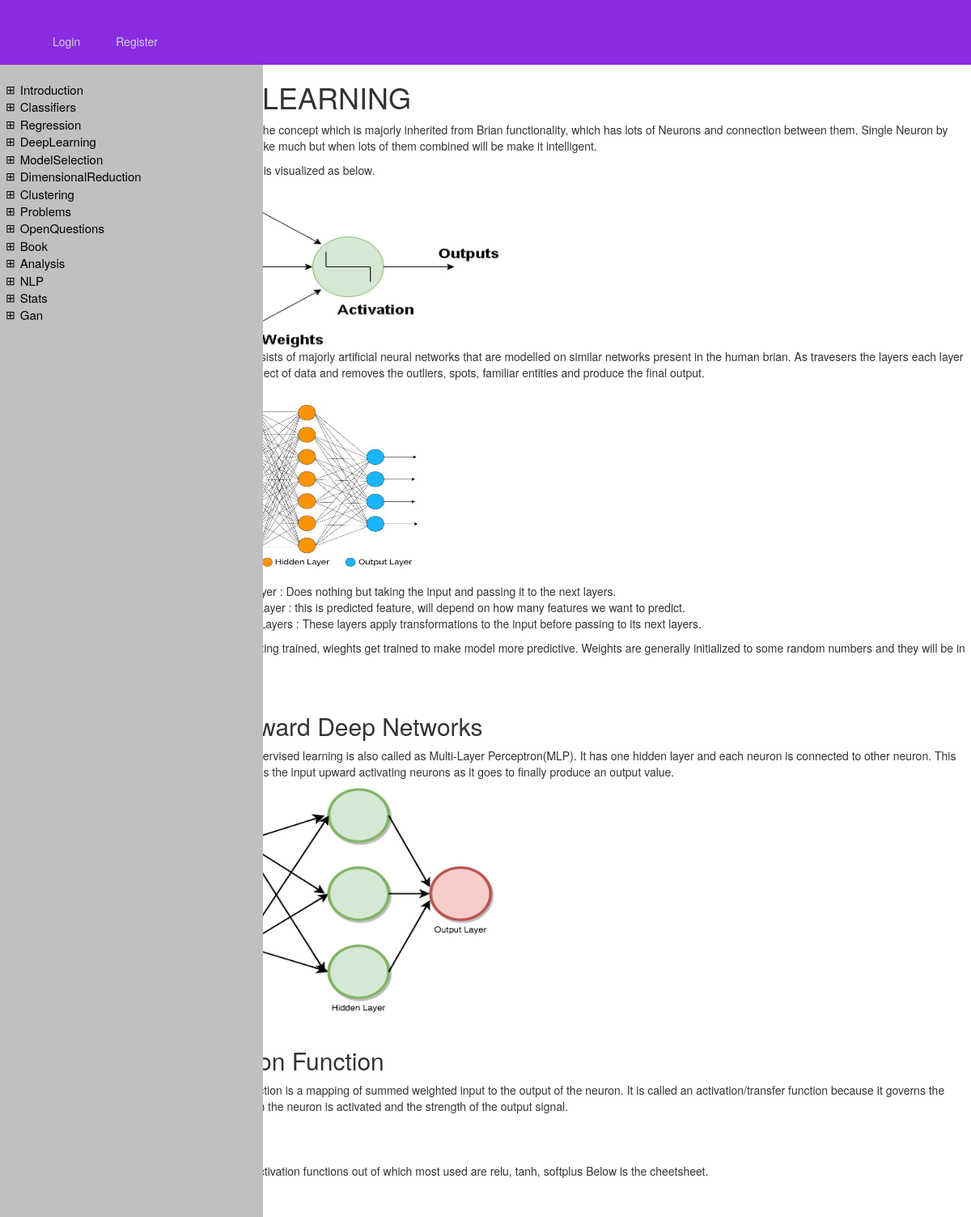
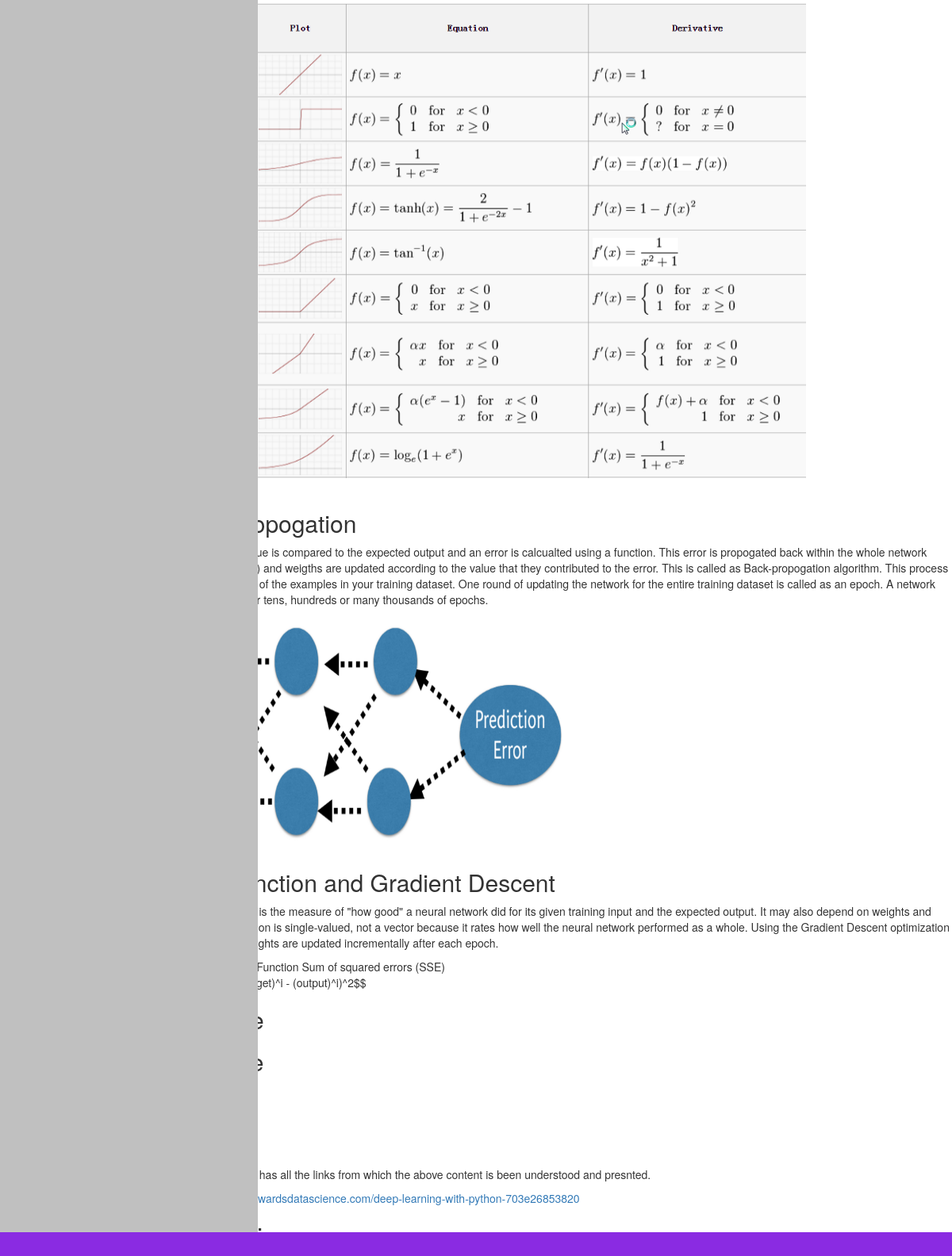
The page /start/DeepLearning on the database its author committed (2 pictures, top to bottom).
### application/models.py (models this page shows, shortened)
class FirstLevel(db.Model):
    id = db.Column(db.Integer, primary_key=True)
    title = db.Column(db.String(200), unique=True, nullable=False)
    secondlevel = db.relationship('SecondLevel',backref='parent', lazy=True)

### application/routes.py (the view)
@app.route("/start/<string:heading>")
def start(heading):
    first_level: object = FirstLevel.query.all()
    if heading == 'Introduction':
        return render_template("intro.html",first_level=first_level)
    elif heading == 'Classifiers':
        return render_template("classifier.html",first_level=first_level)
    elif heading == 'Regression':
        return render_template("regression.html",first_level=first_level)
    elif heading == 'DeepLearning':
        return render_template("deeplearning.html",first_level=first_level)
    elif heading == 'ModelSelection':
        return render_template("modelselection.html",first_level=first_level)
    elif heading == 'DimensionalReduction':
        return render_template("dimensionalreduction.html",first_level=first_level)
    elif heading == 'Clustering':
        return render_template("clustering.html",first_level=first_level)
    elif heading == 'Problems':
        return render_template("problems.html",first_level=first_level)
    elif heading == 'OpenQuestions':
        return render_template("openquestions.html",first_level=first_level)
    elif heading == 'NLP':
        return render_template("book_nlp.html",first_level=first_level)
    elif heading == 'Book':
        return render_template("book.html",first_level=first_level)
    elif heading == 'Stats':
        return render_template("stats.html",first_level=first_level)
    elif heading == 'Gan':
        return render_template("gan_process/gan_base.html",first_level=first_level, gantabledata=GanTable.query.all())
    else:
        return render_template('intro.html',first_level=first_level)

### application/templates/deeplearning.html
{% extends "layout.html" %}
{% block content %}
<div>
    <h1>DEEP LEARNING</h1>
    <p>Deep learning is the concept which is majorly inherited from Brian functionality, which has lots of Neurons
and connection between them. Single Neuron by itself does not make much but when lots of them combined
will be make it intelligent.</p>
<p>A sample neuron is visualized as below.</p>
<img src="{{url_for('static', filename='neuron.png')}}" alt="" align="middle" width="400" height="200"><br>
<p>Deep learing consists of majorly artificial neural networks that are modelled on similar networks present in
the human brian. As travesers the layers each layer processes an aspect of data and removes the outliers,
spots, familiar entities and produce the final output.</p>
<br>
<img src="{{url_for('static', filename='ANN.jpeg')}}" alt="" align="middle" width="300" height="200"><br>
<br>
<ul>
<li>1) Input Layer : Does nothing but taking the input and passing it to the next layers.</li>
<li>2) Output Layer : this is predicted feature, will depend on how many features we want to predict.</li>
<li>3) Hidden Layers : These layers apply transformations to the input before passing to its next layers.</li>
</ul>
<p>As network is getting trained, wieghts get trained to make model more predictive.
Weights are generally initialized to some random numbers and they will be in range of 0 and 1.</p>
<br>
<h2>Feedforward Deep Networks</h2>
<p>Feed forward supervised learning is also called as Multi-Layer Perceptron(MLP). It has one hidden layer and
each neuron is connected to other neuron. This network processes the input upward activating neurons as it goes to finally produce an output value.</p>
<img src="{{url_for('static', filename='FNN.png')}}" alt="" align="middle" width="400" height="300"><br>
<h2>Activiation Function</h2>
An activation function is a mapping of summed weighted input to the output of the neuron. It is called
an activation/transfer function because it governs the inception at which the neuron is activated and the
strength of the output signal.<br><br>
<img src="http://latex.codecogs.com/gif.latex?Y = \sum(weight*input) + bias" border="0"/><br><br>
<p>We have many activation functions out of which most used are relu, tanh, softplus
Below is the cheetsheet.</p><br><br>
<img src="{{url_for('static', filename='activation_functions.png')}}" alt="" align="middle" width="800" height="600"><br><br>
<h2>Back propogation</h2>
<p>The predicted value is compared to the expected output and an error is calcualted using a function. This
error is propogated back within the whole network (one layer at time) and weigths are updated according to
the value that they contributed to the error. This is called as Back-propogation algorithm. This process is
repeated for all of the examples in your training dataset. One round of updating the network for the entire
training dataset is called as an epoch. A network may be trained for tens, hundreds or many thousands of
epochs.</p>
<img src="{{url_for('static', filename='bp.png')}}" alt="" align="middle" width="500" height="300"><br>
<h2>Cost Function and Gradient Descent</h2>
<p>The cost function is the measure of "how good" a neural network did for its given training input and the
expected output. It may also depend on weights and bias.
A cost function is single-valued, not a vector because it rates how well the neural network performed as a
whole. Using the Gradient Descent optimization algorithm, the weights are updated incrementally after each
epoch.</p>
Compatible Cost Function
Sum of squared errors (SSE)
<p>
$$J(w) = 1/2 ((target)^i - (output)^i)^2$$
</p>
<h2> Usecase</h2>
<h2> Example</h2>
<h2> Code</h2>
<h2> Links </h2>
<p>Following section has all the links from which the above content is been understood and presnted.</p>
<ul>
<li><a href="https://towardsdatascience.com/deep-learning-with-python-703e26853820">1. https://towardsdatascience.com/deep-learning-with-python-703e26853820</a></li>
</ul>
<h2> Conclusion </h2>
</div>
{% endblock content %}

### application/templates/layout.html (shortened to what this page needs)
<!DOCTYPE html>
<html lang="en">
<head>
    <link rel= "stylesheet" type= "text/css" href= "{{ url_for('static',filename='styles/tree_style.css') }}">
    <link rel= "stylesheet" type= "text/css" href= "{{ url_for('static',filename='styles/main.css') }}">
    <link rel= "stylesheet" type= "text/css" href= "{{ url_for('static',filename='styles/bootstrap.min.css') }}">
</head>
<body>
<div class="headerLayout">
    <nav class="navbar navbar-expand-md navbar-dark bg-steel fixed-top">
        <div class="container">
          <div class="collapse navbar-collapse" id="navbarToggle">
            <div class="navbar-nav">
                {% if current_user.is_authenticated %}
                    <a class="nav-item nav-link" href="{{url_for('intro')}}">HOME</a>
                    <a class="nav-item nav-link" href="{{url_for('requirement')}}">REQUIREMENT</a>
                    <a class="nav-item nav-link" href="{{url_for('logout')}}">LOGOUT</a>
                {% else %}
                    <a class="nav-item nav-link" href="{{url_for('login')}}">Login</a>
                    <a class="nav-item nav-link" href="{{url_for('register')}}">Register</a>
                {% endif %}
            </div>
          </div>
        </div>
      </nav>
</div>
<div  class="sidenav">
    <ul id="myUL">
        {% for value in first_level %}
        <li><span class="box"><a href="{{url_for('start',heading=value.title)}}">{{value.title}}</a></span>
        </li>
        {% endfor %}
    </ul>
</div>
<div class="layoutMain" id="main">
    {% block content %}
    {% endblock content%}
</div>
<div class="footerLayout"></div>
</body>
</html>

### application/static/styles/tree_style.css (style rules this page uses)
.sidenav { width: 32.5rem; position: fixed; margin-top: 80px; top: 0; left: 0; bottom: 0; background-color: #C0C0C0; overflow-x: scroll; padding-top: 20px; padding-left: 7px; }
.sidenav a { text-decoration: none; font-size: 15px; color: black; display: block; transition: 0.3s; }
.layoutMain { margin-left:7px; }
#main { margin-top: 80px; float: right; width: 82%; }
ul, #myUL { list-style-type: none; }
#myUL { margin: 0; padding: 0; color: black; }
.box { cursor: pointer; -webkit-user-select: none; -moz-user-select: none; -ms-user-select: none; user-select: none; display: flex; }
.box::before { content: "\229E"; color: black; display: inline-block; margin-right: 6px; }
.headerLayout { height: 80px; width:100%; vertical-align: top; background-color: blueviolet; position:fixed; }
.footerLayout { height: 30px; position: fixed; left: 0; bottom: 0; width: 100%; background-color: blueviolet; }

### application/static/styles/main.css (style rules this page uses)
.headerLayout .navbar-nav .nav-link { color: #cbd5db; }
.headerLayout .navbar-nav .nav-item { padding: 10px 20px; }
.headerLayout .navbar { margin-top: 40px; }

### rows shown on the page
FirstLevel: title "Introduction"
FirstLevel: title "Classifiers"
FirstLevel: title "Regression"
FirstLevel: title "DeepLearning"
FirstLevel: title "ModelSelection"
FirstLevel: title "DimensionalReduction"
FirstLevel: title "Clustering"
FirstLevel: title "Problems"
FirstLevel: title "OpenQuestions"
FirstLevel: title "Book"
FirstLevel: title "Analysis"
FirstLevel: title "NLP"
FirstLevel: title "Stats"
FirstLevel: title "Gan"
